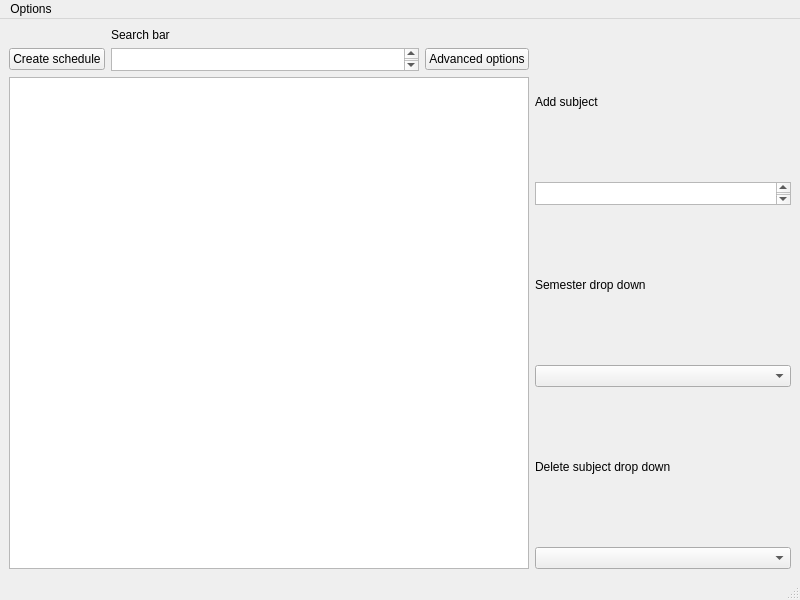
<?xml version="1.0" encoding="UTF-8"?>
<ui version="4.0">
 <author>Vigamaor</author>
 <class>MainWindow</class>
 <widget class="QMainWindow" name="MainWindow">
  <property name="geometry">
   <rect>
    <x>0</x>
    <y>0</y>
    <width>800</width>
    <height>600</height>
   </rect>
  </property>
  <property name="minimumSize">
   <size>
    <width>800</width>
    <height>600</height>
   </size>
  </property>
  <property name="baseSize">
   <size>
    <width>800</width>
    <height>600</height>
   </size>
  </property>
  <property name="windowTitle">
   <string>MainWindow</string>
  </property>
  <widget class="QWidget" name="centralwidget">
   <layout class="QGridLayout" name="gridLayout_4" columnstretch="21,0">
    <property name="sizeConstraint">
     <enum>QLayout::SetNoConstraint</enum>
    </property>
    <item row="0" column="0">
     <layout class="QGridLayout" name="gridLayout">
      <item row="1" column="1">
       <widget class="QPlainTextEdit" name="search_bar">
        <property name="enabled">
         <bool>true</bool>
        </property>
        <property name="maximumSize">
         <size>
          <width>16777215</width>
          <height>23</height>
         </size>
        </property>
        <property name="baseSize">
         <size>
          <width>50</width>
          <height>15</height>
         </size>
        </property>
       </widget>
      </item>
      <item row="1" column="0">
       <widget class="QPushButton" name="create_schedule">
        <property name="text">
         <string>Create schedule</string>
        </property>
       </widget>
      </item>
      <item row="1" column="2">
       <widget class="QPushButton" name="advanced_options">
        <property name="text">
         <string>Advanced options</string>
        </property>
       </widget>
      </item>
      <item row="0" column="1">
       <widget class="QLabel" name="search_bar_label">
        <property name="text">
         <string>Search bar</string>
        </property>
       </widget>
      </item>
      <item row="2" column="0" colspan="3">
       <widget class="QTableView" name="tableView"/>
      </item>
     </layout>
    </item>
    <item row="0" column="1">
     <layout class="QGridLayout" name="gridLayout_2" rowstretch="0,0,0,0,0,0,0" columnstretch="0">
      <property name="sizeConstraint">
       <enum>QLayout::SetMaximumSize</enum>
      </property>
      <property name="bottomMargin">
       <number>0</number>
      </property>
      <item row="4" column="0">
       <widget class="QComboBox" name="semester_drop_down_box"/>
      </item>
      <item row="1" column="0">
       <widget class="QPlainTextEdit" name="add_subject">
        <property name="maximumSize">
         <size>
          <width>16777215</width>
          <height>23</height>
         </size>
        </property>
       </widget>
      </item>
      <item row="5" column="0">
       <widget class="QLabel" name="delete_subject_drop_down_label">
        <property name="text">
         <string>Delete subject drop down</string>
        </property>
       </widget>
      </item>
      <item row="0" column="0">
       <widget class="QLabel" name="add_subject_label">
        <property name="text">
         <string>Add subject</string>
        </property>
       </widget>
      </item>
      <item row="6" column="0">
       <widget class="QComboBox" name="delete_subject_box"/>
      </item>
      <item row="3" column="0">
       <widget class="QLabel" name="semester_drop_down_label">
        <property name="text">
         <string>Semester drop down</string>
        </property>
       </widget>
      </item>
     </layout>
    </item>
   </layout>
  </widget>
  <widget class="QMenuBar" name="menubar">
   <property name="geometry">
    <rect>
     <x>0</x>
     <y>0</y>
     <width>800</width>
     <height>22</height>
    </rect>
   </property>
   <widget class="QMenu" name="menuFile">
    <property name="title">
     <string>Options</string>
    </property>
    <addaction name="actionExit"/>
    <addaction name="actionSet_Dark_Theme"/>
   </widget>
   <addaction name="menuFile"/>
  </widget>
  <widget class="QStatusBar" name="statusbar"/>
  <action name="actionExit">
   <property name="text">
    <string>Exit</string>
   </property>
  </action>
  <action name="actionClear_Json">
   <property name="text">
    <string>Clear Json</string>
   </property>
  </action>
  <action name="actionSet_Dark_Theme">
   <property name="text">
    <string>Set Dark Theme</string>
   </property>
  </action>
 </widget>
 <resources/>
 <connections/>
</ui>
